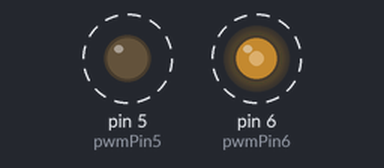
A sketch run on a simulated Arduino Uno, built with avr-gcc and run on an emulated ATmega328P. Shown: output pins drawn as LEDs (lit = HIGH). Dashed ring = blinking.

Above: at 0.05 s.
Timing chart, 0 to 4.6 s (numbered marks = the images above):
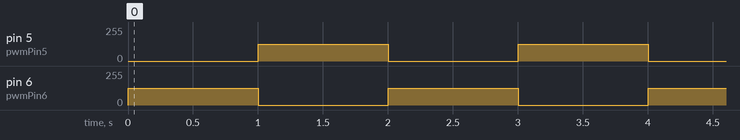

The sketch:

onAndOff.ino
```cpp
int pwmPin6 = 6;
int pwmPin5 = 5;

void setup() {
  pinMode(pwmPin6, OUTPUT);
  pinMode(pwmPin5, OUTPUT);
}

void loop() {
  analogWrite(pwmPin6, 125);
  analogWrite(pwmPin5, 0);
  delay(1000);
  analogWrite(pwmPin5, 125);
  analogWrite(pwmPin6, 0);
  delay(1000);
}
```

Measured:
- by itself, pin 5 (pwmPin5), pin 6 (pwmPin6): alternates 125/255 for 1.0 s and 0/255 for 1.0 s
